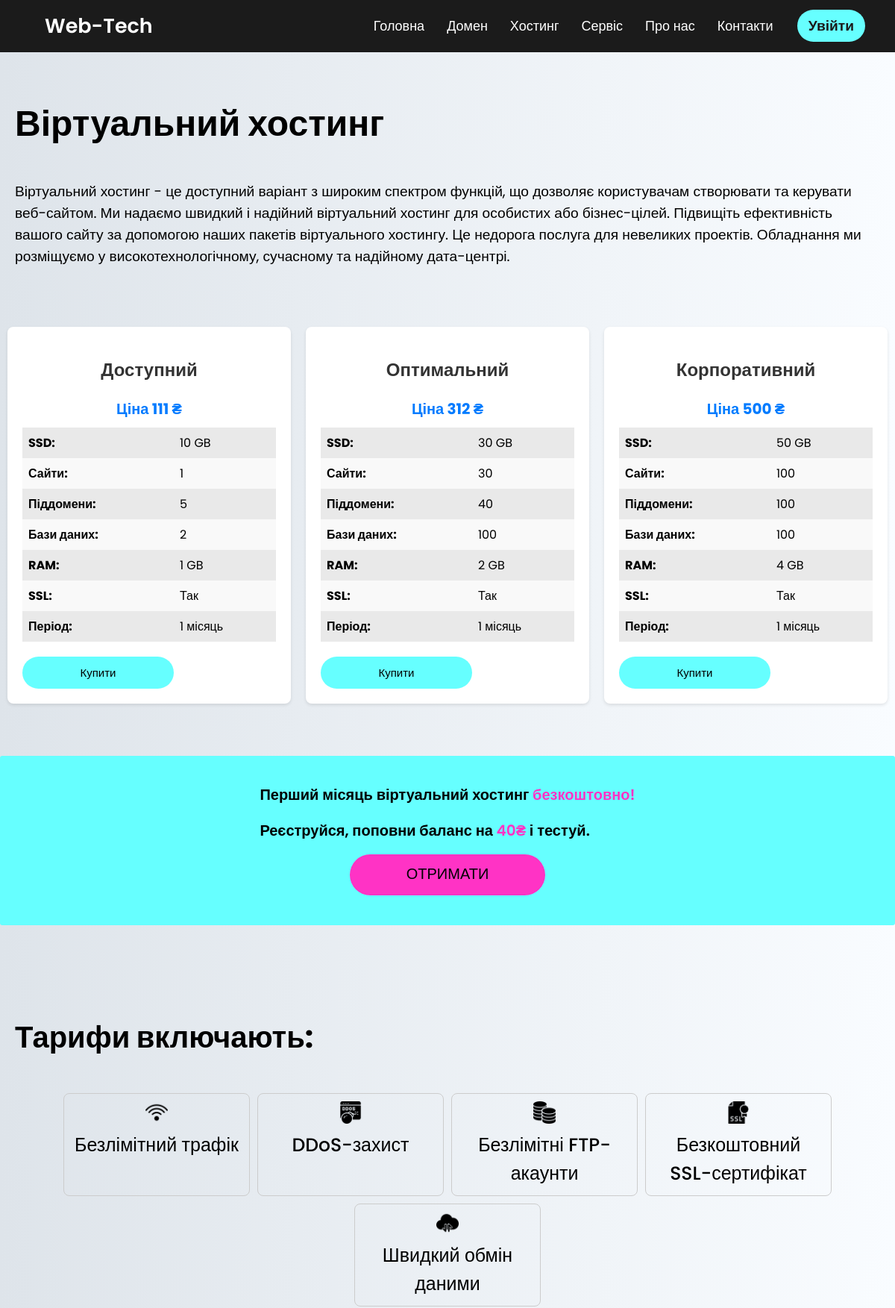
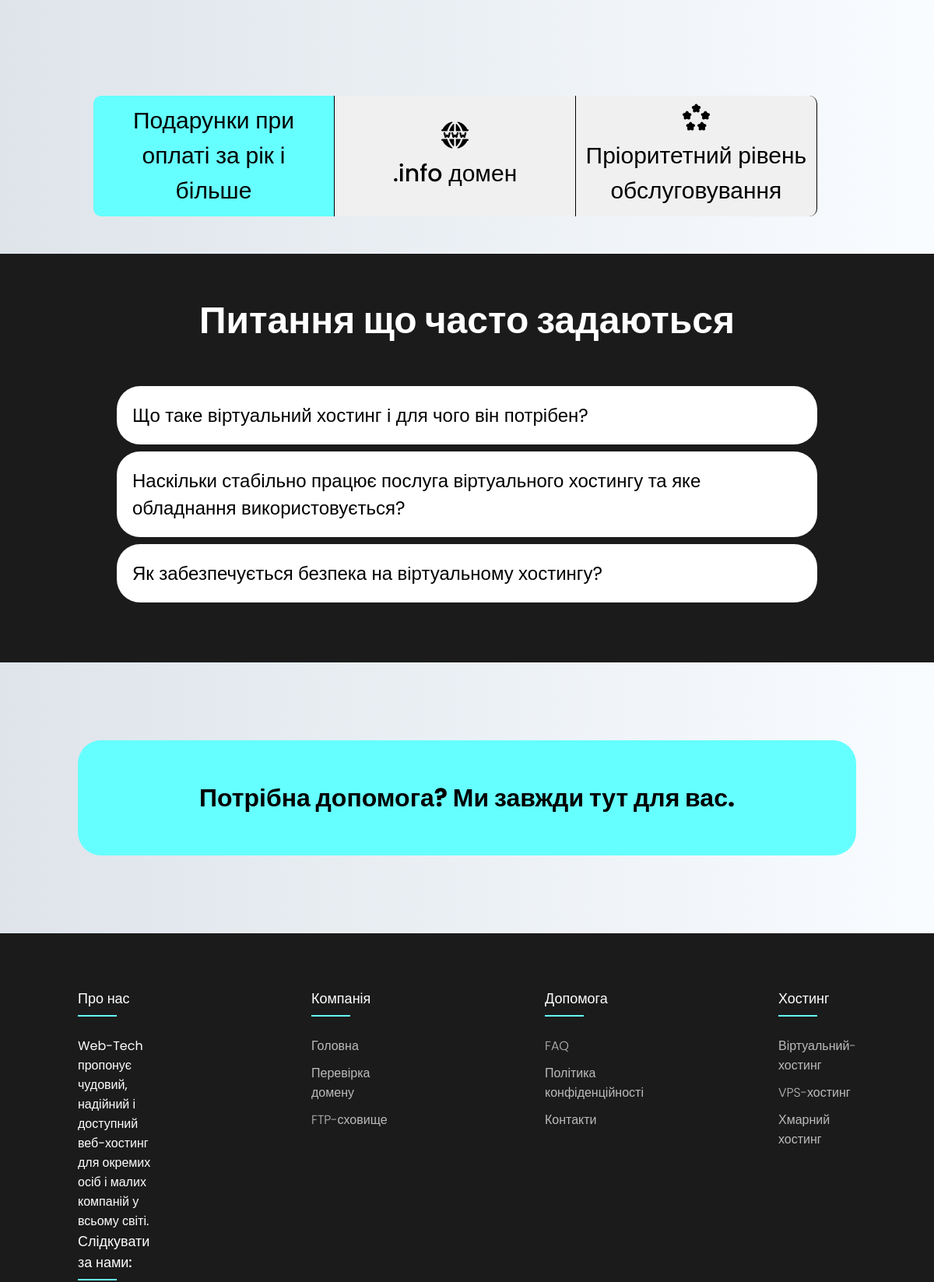
/host/virtual_hosting/ (upper part), run on the app's committed database (2 pictures, top to bottom).
### host_page/models.py (models this page shows, shortened)
class Product_virtual_hosting(models.Model):
    SSL_CHOICES = [
        ('yes', 'Так'),
        ('no', 'Ні'),
    ]
    name = models.CharField(max_length=255)
    price = models.DecimalField(max_digits=10, decimal_places=0)
    ssd = models.IntegerField()
    websites = models.IntegerField()
    subdomains = models.IntegerField()
    databases = models.IntegerField()
    ram = models.IntegerField()
    ssl = models.CharField(max_length=3, choices=SSL_CHOICES)
    def get_ssl_display(self):
        return dict(self.SSL_CHOICES).get(self.ssl, self.ssl)

### host_page/views.py (the view)
# urls.py: path('virtual_hosting/', views.virtual_host, name='host'),
def virtual_host(request):
    products_virtual = Product_virtual_hosting.objects.all()
    return render(request, 'host_page/virtual_host.html', {'products_virtual': products_virtual})

### host_page/templates/host_page/virtual_host.html (shortened to what this page needs)
{% extends 'host_page/base.html' %}
{% block content %}
    <div class="container-dom">
      <div class="dom-h1">
        <h1>Віртуальний хостинг</h1>
      </div>
      <div class="dom-text">
        Віртуальний хостинг - це доступний варіант з широким спектром функцій,
        що дозволяє користувачам створювати та керувати веб-сайтом. Ми надаємо
        швидкий і надійний віртуальний хостинг для особистих або бізнес-цілей.
        Підвищіть ефективність вашого сайту за допомогою наших пакетів
        віртуального хостингу. Це недорога послуга для невеликих проектів.
        Обладнання ми розміщуємо у високотехнологічному, сучасному та надійному
        дата-центрі.
      </div>
    </div>
{% endblock %}
{% block cards %}
    <div class="container-card">
        {% for product in products_virtual %}
    <div class="card">
        <h2>{{ product.name }}</h2>
        <div class="price" data-price="{{ product.price }}">Ціна {{ product.price }} ₴</div>
          <form>
              <div class="info-row">
                  <span class="info-label">SSD:</span>
                  <span class="info-value" id="ssd1">{{ product.ssd }} GB</span>
              </div>
              <div class="info-row">
                  <span class="info-label">Сайти:</span>
                  <span class="info-value" id="websites1">{{ product.websites }}</span>
              </div>
              <div class="info-row">
                  <span class="info-label">Піддомени:</span>
                  <span class="info-value" id="subdomains1">{{ product.subdomains }}</span>
              </div>
              <div class="info-row">
                  <span class="info-label">Бази даних:</span>
                  <span class="info-value" id="databases1">{{ product.databases }}</span>
              </div>
              <div class="info-row">
                  <span class="info-label">RAM:</span>
                  <span class="info-value" id="ram1">{{ product.ram }} GB</span>
              </div>
              <div class="info-row">
                  <span class="info-label">SSL:</span>
                  <span class="info-value" id="ssl1">{{ product.get_ssl_display }}</span>
              </div>
              <div class="info-row">
                  <span class="info-label">Період:</span>
                  <span class="info-value" id="period1">1 місяць</span>
              </div>
              <button type="button" class="buy-button">Купити</button>
          </form>
      </div>
      {% endfor %}
    </div>
{% endblock %}
{% block host_try %}
    <div class="hosting_try">
      <p class="hosting_try-text">
        Перший місяць віртуальний хостинг <span class="hosting_highlighted-try-text">безкоштовно!</span>
        <br>
        <br>
        Реєструйся, поповни баланс на <span class="hosting_highlighted-try-text">40₴</span> і тестуй.
      </p>
      <a class="hosting_try-btn" href="">
        <span class="common-btn-text">ОТРИМАТИ</span>
      </a>
    </div>
{% endblock %}
{% block faqs %}
  <section id="section_faq" class="section_faq">
    <h1>Питання що часто задаються</h1>
    <ul>
      <li>
        <div class="question">
          <span>
            Що таке віртуальний хостинг і для чого він потрібен?
          </span>
        </div>
      </li>
      <li>
        <div class="question">
          <span> Наскільки стабільно працює послуга віртуального хостингу та яке обладнання використовується? </span>
        </div>
      </li>
      <li>
        <div class="question">
          <span>
            Як забезпечується безпека на віртуальному хостингу?
            </span>
        </div>
      </li>
    </ul>
  </section>
{% endblock %}

### hosting/static/css/style.css (style rules this page uses)
* { margin: 0; padding: 0; user-select: none; box-sizing: border-box; font-family: 'Poppins', sans-serif; }
body { margin: 0 auto; max-width: 2000px; background: linear-gradient(to right, #DEE4EA, #F9FCFF); }
p { font-size: 30px; font-weight: 500; }
ul { list-style: none; }
h2 { text-align: center; padding: 20px; }
.container-dom { max-width: 1500px; margin: 0 auto; margin-bottom: 100px; padding: 20px; }
.dom-h1 { margin-top: 40px; margin-bottom: 40px; color: black; font-size: 1.5rem; }
.dom-text { font-size: 1.2rem; display: flex; }
.section_faq { margin-top: 3rem; display: flex; flex-direction: column; align-items: center; background-color: #1b1b1b; padding-bottom: 20px; }
.section_faq h1 { font-size: 3rem; color: white; text-align: center; margin-top: 50px; }
.section_faq ul { margin: 3rem auto; width: 75%; max-width: 900px; }
.section_faq ul li { list-style: none; margin-bottom: 8px; }
.section_faq .question { margin-bottom: 1px; padding: 20px; width: 100%; background-color: white; display: flex; justify-content: space-between; align-items: center; font-size: 24px; font-weight: 400; cursor: pointer; border-radius: 30px; }
.container-card { margin-top: -50px; display: flex; justify-content: center; flex-wrap: wrap; }
.card { flex: 1; max-width: 400px; margin: 10px; background-color: #fff; padding: 20px; border-radius: 8px; box-shadow: 0 2px 4px rgba(0, 0, 0, 0.1); transition: transform 0.3s ease; display: flex; flex-direction: column; align-items: center; }
.card h2 { text-align: center; color: #333; }
.price { font-size: 20px; font-weight: bold; color: #007bff; margin-bottom: 10px; align-items: center; justify-content: center; display: flex; }
form { display: table; width: 100%; }
.info-row { display: table-row; }
.info-label, .info-value { display: table-cell; padding: 8px; }
.info-row:nth-child(even) { background-color: #f9f9f9; }
.info-row:nth-child(odd) { background-color: #e9e9e9; }
.info-label { font-weight: bold; }
.info-value { font-weight: normal; }
.buy-button { width: 100%; padding: 10px; border: none; background-color: #66ffff; color: #000; text-align: center; border-radius: 4px; cursor: pointer; transition: background-color 0.3s ease; margin-top: 20px; border-radius: 30px; font-size: 15px; }
.hosting_try { max-width: 1500px; flex-direction: column; align-items: center; background-color: #66ffff; border-radius: 3px; display: flex; justify-content: space-around; width: 100%; padding: 40px 60px; margin: 60px auto; }
.hosting_try-text { font-size: 20px; font-style: normal; font-weight: 600; line-height: 120%; }
.hosting_highlighted-try-text { color: #ff33c5; }
.hosting_try-btn { background: #ff33c5; font-size: 20px; height: 55px; max-width: 262px; width: 100%; text-align: center; color: black; text-decoration: none; padding-top: 11px; border-radius: 30px; margin-top: 20px; }
a { text-decoration: none; color: #767676; font-size: 14px; }

### data on the page
Product_virtual_hosting: name "Доступний", price "111", ssd "10", websites "1", subdomains "5", databases "2", ram "1", ssl "Так"
Product_virtual_hosting: name "Оптимальний", price "312", ssd "30", websites "30", subdomains "40", databases "100", ram "2", ssl "Так"
Product_virtual_hosting: name "Корпоративний", price "500", ssd "50", websites "100", subdomains "100", databases "100", ram "4", ssl "Так"
